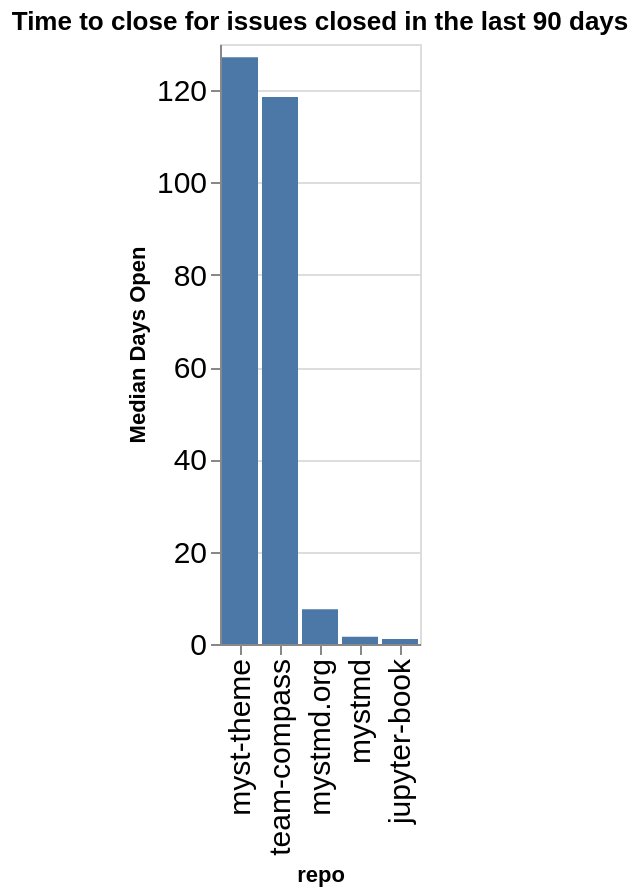

The cell this chart's notebook holds for it:
### Code cell
time_open = closed.groupby(['org', 'repo']).agg({'time_open': 'median'}).reset_index()
time_open['time_open'] = time_open['time_open'] / (60 * 60 * 24)
time_open['org/repo'] = time_open.apply(lambda a: a['org'] + '/' + a['repo'], axis=1)
sorted_vals = time_open.sort_values(['org', 'time_open'], ascending=False)['repo'].values
alt.Chart(data=time_open, title=f"Time to close for issues closed in the last {n_days} days").mark_bar().encode(
    x=alt.X('repo', sort=alt.Sort(sorted_vals.tolist())),
    y=alt.Y('time_open', title="Median Days Open"),
)

### Figure 1 — Vega-Lite specification as saved in the notebook (floating-point values rounded to 4 significant figures)
{"config": {"axisLeft": {"labelFontSize": 15}, "axisBottom": {"labelFontSize": 15}}, "data": {"name": "data-d6f931d8a1df2f3b65a50d7c6897c6f4"}, "mark": {"type": "bar"}, "encoding": {"x": {"field": "repo", "sort": ["myst-theme", "team-compass", "mystmd.org", "mystmd", "jupyter-book"], "type": "nominal"}, "y": {"field": "time_open", "title": "Median Days Open", "type": "quantitative"}}, "title": "Time to close for issues closed in the last 90 days", "$schema": "https://vega.github.io/schema/vega-lite/v5.20.1.json", "datasets": {"data-d6f931d8a1df2f3b65a50d7c6897c6f4": [{"org": "jupyter-book", "repo": "jupyter-book", "time_open": 1.103, "org/repo": "jupyter-book/jupyter-book"}, {"org": "jupyter-book", "repo": "myst-theme", "time_open": 127.1, "org/repo": "jupyter-book/myst-theme"}, {"org": "jupyter-book", "repo": "mystmd", "time_open": 1.591, "org/repo": "jupyter-book/mystmd"}, {"org": "jupyter-book", "repo": "mystmd.org", "time_open": 7.517, "org/repo": "jupyter-book/mystmd.org"}, {"org": "jupyter-book", "repo": "team-compass", "time_open": 118.5, "org/repo": "jupyter-book/team-compass"}]}}
